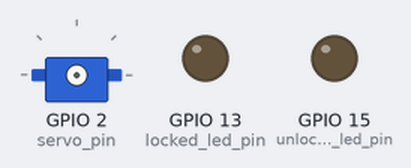
A sketch run on a simulated ESP8266 (NodeMCU). Parts: servo, output pins drawn as LEDs (lit = HIGH). WiFi joins after 1.5 s; servers stay silent unless stated.

Above: at 0.1 s.
At 2.6 s:
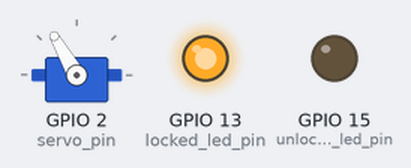
Timing chart, 0 to 4.1 s (numbered marks = the images above):
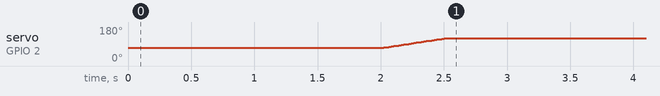

The sketch:

done_project.ino
```cpp
#include <Servo.h>
#include <ESP8266WiFi.h>
#include <ESP8266HTTPClient.h>

const char* ssid = "CGC";
const char* password = "14141414";
const int servo_unlocked = 70;
const int servo_locked = 120;
const int servo_pin = 2; // D4
const int locked_led_pin = 13; //D7
const int unlocked_led_pin = 15; //D8

Servo servo;

void setup() {
  Serial.begin(9600);
  connectWifi();
  startServo();
  startLeds();
}

void startLeds() {
  pinMode(unlocked_led_pin, OUTPUT);
  pinMode(locked_led_pin, OUTPUT);
}

void startServo() {
  servo.attach(servo_pin);
  lockDoor();
}

void connectWifi() {
  WiFi.begin(ssid, password);
  while (WiFi.status() != WL_CONNECTED) {
    delay(1000);
    // Serial.print("Connecting to wifi");
  }
  // Serial.print("Connected!");
}

void loop() {
  checkServer();
}

void checkServer() {
  if (WiFi.status() == WL_CONNECTED) {
    HTTPClient http;
    http.begin("http://doors.waska.cf/ka/check/etWvdVx1xGDS9xY");
    int httpCode = http.GET();
    if (httpCode > 0) {
      String response = http.getString();
      serverResponse(response);
    }
    http.end();
  }
  delay(1000);
}

void serverResponse(String response) {
  if (response == "1") {
    if (servo.read() != servo_unlocked) {
      unlockDoor();
      delay(1000);
    }
  } else {
    if (servo.read() != servo_locked) {
      lockDoor();
      delay(1000);
    }
  }
}

void unlockDoor() {
  //servo.write(servo_unlocked);
  for (int i = servo_locked; i >= servo_unlocked; i--) {
    servo.write(i);
    delay(10);
  }
  digitalWrite(locked_led_pin, LOW);
  digitalWrite(unlocked_led_pin, HIGH);
}

void lockDoor() {
  // servo.write(servo_locked);
  for (int i = servo_unlocked; i <= servo_locked; i++) {
    servo.write(i);
    delay(10);
  }
  digitalWrite(unlocked_led_pin, LOW);
  digitalWrite(locked_led_pin, HIGH);
}
```
